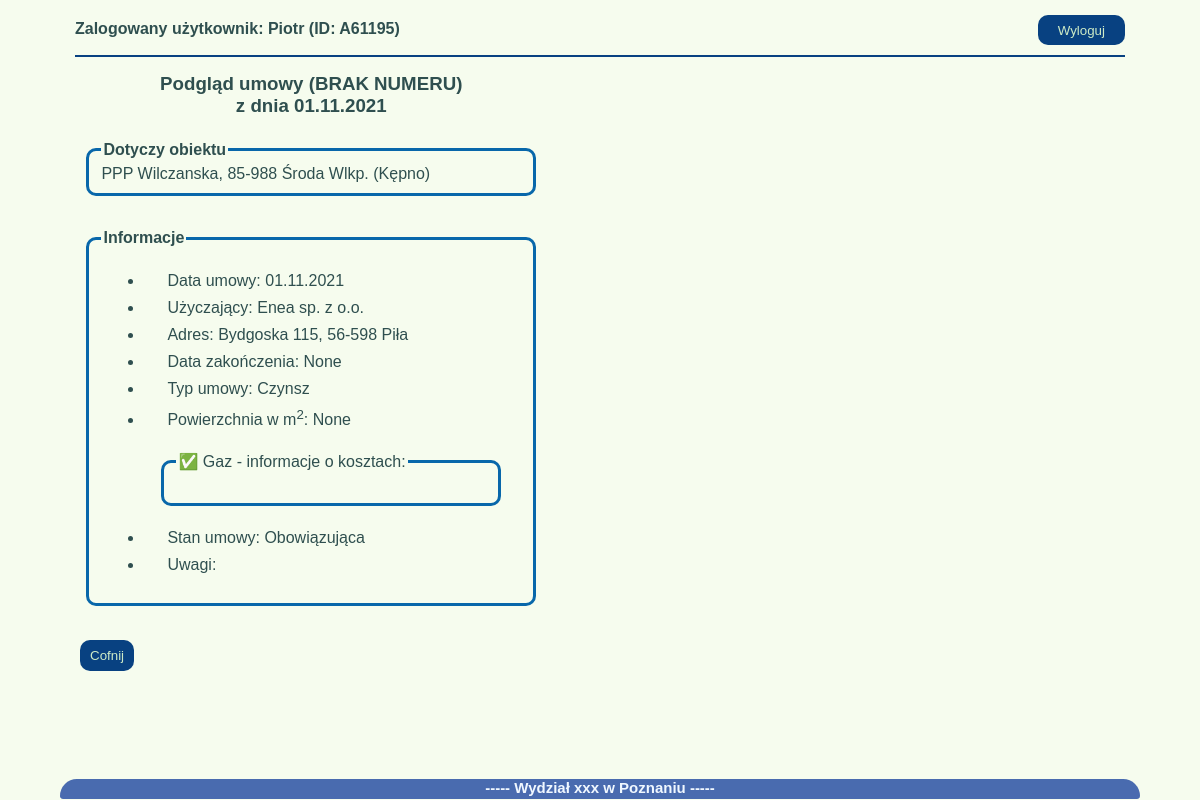
Screenshot of /umowy/podglad/11/ (signed in) with the database file from the repository.
### umowyapp/models.py (models this page shows, shortened)
class Umowa(models.Model):
    data_umowy = models.DateField(null=False)
    nr_umowy = models.CharField(max_length=20, blank=True, default="(BRAK NUMERU)")
    podstawa_prawna = models.ForeignKey(Podstawa_prawna, on_delete=models.CASCADE, blank=True)
    nazwa_uzyczajacego = models.CharField(max_length=30, null=True)
    adres_uzyczajacego = models.CharField(max_length=30, null=True)
    kod_pocztowy_uzyczajacego = models.CharField(max_length=6, null=True)
    miasto_uzyczajacego = models.CharField(max_length=20, null=True)
    okres_obowiazywania = models.DateField(null=True, blank=True)
    typ_umowy = models.ForeignKey(Rodzaj_umowy, on_delete=models.CASCADE)
    pow_uzyczona = models.DecimalField(max_digits=4, decimal_places=2, null=True, blank=True)
    rodzaj_kosztow_prad = models.BooleanField()
    informacje_prad = models.TextField(blank=True, default="")
    rodzaj_kosztow_gaz = models.BooleanField()
    informacje_gaz = models.TextField(blank=True, default="")
    rodzaj_kosztow_woda = models.BooleanField()
    informacje_woda = models.TextField(blank=True, default="")
    rodzaj_kosztow_co = models.BooleanField()
    informacje_co = models.TextField(blank=True, default="")
    powiaty_jedn = models.ForeignKey(Powiaty_Wlkp, on_delete=models.CASCADE)
    rodzaj_jedn = models.ForeignKey(Rodzaje_jednostek, on_delete=models.CASCADE)
    adres_jedn = models.CharField(max_length=30, null=True)
    miasto_jedn = models.CharField(max_length=20, null=True)
    kod_pocztowy_jedn = models.CharField(max_length=6, null=True)
    skan_umowy = models.FileField(upload_to='umowy_pdf', null=True, blank=True)
    stan_umowy = models.ForeignKey(Stan_umow, on_delete=models.CASCADE, blank=False, default=1)
    uwagi = models.TextField(blank=True, default="")
    archiwum = models.BooleanField(null=False, default=0)
    utworzenie = models.DateTimeField(auto_now_add=True)
    zmiana = models.DateTimeField(auto_now=True)
    autor = models.ForeignKey("auth.User", editable=False, on_delete=models.CASCADE)

class Rodzaje_jednostek(models.Model):
    rodzaj = models.CharField(max_length=5, null=False)
    def __str__(self):
        return f'{self.rodzaj}'

class Powiaty_Wlkp(models.Model):
    powiat = models.CharField(max_length=12, null=False)
    def __str__(self):
        return f'{self.powiat}'

class Rodzaj_umowy(models.Model):
    rodz_um = models.CharField(max_length=10)
    def __str__(self):
        return f'{self.rodz_um}'

class Stan_umow(models.Model):
    stan = models.CharField(max_length=30, null=False)
    def __str__(self):
        return f'{self.stan}'

### umowyapp/views.py (the view)
# urls.py: path('podglad/<int:id>/', podglad_umow, name="podglad_umowy"),
@login_required
def podglad_umow(request, id):
    podglad = Umowa.objects.get(pk=id)
    aneksy = podglad.aneks_set.all()
    return render(request, 'podglad.html', {'podglad': podglad, 'aneksy': aneksy})

### templates/podglad.html (shortened to what this page needs)
{%extends 'start.html'%}
{%block strona%}
<section xmlns="http://www.w3.org/1999/html">
    <div class="podglad_box">
        <h3 class="naglowek_podglad">Podgląd umowy {{podglad.nr_umowy}}<br>z dnia {{podglad.data_umowy}}</h3>
        <form class="podglad_umow">
            <fieldset>
                <legend><b>Dotyczy obiektu</b></legend>
                <span>{{podglad.rodzaj_jedn}} {{podglad.adres_jedn}}, {{podglad.kod_pocztowy_jedn}} {{podglad.miasto_jedn}} ({{podglad.powiaty_jedn}})</span>
            </fieldset>
        </form>
        <form class="podglad_umow">
            <fieldset>
                <legend><b>Informacje</b></legend>
                <ul>
                    <li><label>Data umowy: {{podglad.data_umowy}}</label></li>
                    <li><label>Użyczający: {{podglad.nazwa_uzyczajacego }}</label></li>
                    <li><label> Adres: {{podglad.adres_uzyczajacego}},
                        {{podglad.kod_pocztowy_uzyczajacego}} {{podglad.miasto_uzyczajacego}}</label>
                    </li>
                    <li><label>Data zakończenia: {{podglad.okres_obowiazywania}}</label></li>
                    <li><label>Typ umowy: {{podglad.typ_umowy}}</label></li>
                    <li><label>Powierzchnia w m<sup>2</sup>: {{podglad.pow_uzyczona}}</label></li>
                    {%if podglad.rodzaj_kosztow_gaz == True%}
                      <form>
                    <fieldset class="media-podgląd">
                        <legend class="aktywne"> Gaz - informacje o kosztach: </legend>
                    </fieldset>
                    </form>
                    {%endif%}
                    <li> <label>Stan umowy: {{podglad.stan_umowy}}</label></li>
                    <li> <label>Uwagi: {{podglad.uwagi}}</label></li>
                </ul>
            </fieldset>
        </form>
        <div class="cofni_podgląd">
            <a href="{% url 'wszystkie_umowy'%}"><button class="button-general button-back">Cofnij</button></a>
        </div>
    </div>
</section>
{%endblock%}

### templates/start.html (shortened to what this page needs)
{%load static%}
<!doctype html>
<html lang="pl">
<head>
    <link rel="stylesheet" href="{%block css%}{% static 'style.css' %}{%endblock%}">
</head>
<body>
{% if user.is_authenticated%}
<nav class="element_login">
    <h4 class="user_name">Zalogowany użytkownik: {{user.first_name}} (ID: {{user.username}})</h4>
            <a href="{%url 'logout'%}"><button class="button-logout">Wyloguj</button></a>
</nav>
{%else%}
<a href="{%url 'login'%}">Login</a>
{%endif%}
<hr class="hr">
{%block strona%} {%endblock%}
<footer>
    <p class="stopka"><b>----- Wydział xxx w Poznaniu -----</b></p>
</footer>
</body>
</html>

### umowyapp/static/style.css (style rules this page uses)
body { color: #2F4F4F; background-color: hsl(85,67%,96%); padding: 0; font-family: arial; margin: 10px 45px; padding:5px 30px; }
a { text-decoration: none; }
footer { position: fixed; width: 90%; margin-top:20px; height: 20px; background-color: rgba(39, 78, 163, 0.836); color: aliceblue; bottom: 1px; left: 5%; right: 5%; border-radius: 80px 80px 15px 15px; }
.stopka { text-align: center; font-size: 15px; margin: 0px 0px; padding:0 0; }
.element_login { padding: 0; }
.user_name { float: left; font-size: 12pt; margin-top: auto; margin-bottom:10px; padding-top: 5px; padding-bottom: 5px; }
.button-logout { float: right; display:inline-block; background-color: hsl(212,88%,27%); color: hsl(109,49%,85%); width: auto; margin-top: auto; margin-bottom:10px; height:30px; padding: 0px 20px; border-radius: 10px; border-style: none; -webkit-transition: all 1s ease; transition: all 1s ease; }
.hr { clear: both; border: 1px solid hsl(212,88%,27%); background: hsl(212,88%,27%); margin-bottom: 1%; }
.button-general { display:inline-block; background-color: hsl(212,88%,27%); color: hsl(109,49%,85%); width: auto; margin: 10px 5px; padding:8px 10px; border-radius: 10px; border-style: none; webkit-transition: all 1s ease; transition: all 0.3s ease; margin-right:15px; }
.podglad_box { width: 45%; }
.aktywne::before { content:"\2705"; }
section { display:flex; }
.naglowek_podglad { text-align:center; margin:5px; }
.podglad_umow { margin:15px 0px; padding:2%; }
.podglad_umow fieldset ul li { padding: 3px; margin: 3px; }
.podglad_umow label { margin: 10px 20px; }
fieldset { border: solid 3px hsl(205,91%,35%); border-radius: 10px; }
.media-podgląd { margin:20px; }
.cofni_podgląd { clear: left; }

### rows the page displays
Umowa: nr_umowy "(BRAK NUMERU)", data_umowy "01.11.2021", rodzaj_jedn "PPP", adres_jedn "Wilczanska", kod_pocztowy_jedn "85-988", miasto_jedn "Środa Wlkp.", powiaty_jedn "Kępno", nazwa_uzyczajacego "Enea sp. z o.o.", adres_uzyczajacego "Bydgoska 115", kod_pocztowy_uzyczajacego "56-598", miasto_uzyczajacego "Piła", okres_obowiazywania "None", typ_umowy "Czynsz", pow_uzyczona "None", stan_umowy "Obowiązująca"

### other values shown
{{ user.first_name }} "Piotr"
{{ user.username }} "A61195"
